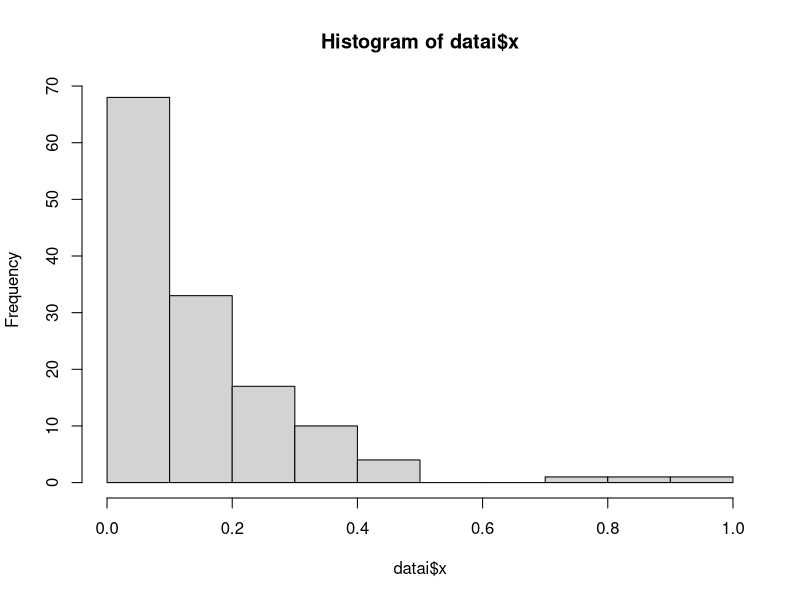

Write the R code that produced this figure. (Note: this script raises an error after producing the figure.)
# Assignment 2, Question 1
datai <- read.csv(file="A2_dataseti.csv", header=TRUE)

hist(datai$x)
data = sort(datai$x)
n = length(xs)
l_est = 1/mean(xs)
l_est

discrepancy = function(data){
  # data = dataset
  n = length(data)
  
  F_u = c(1:n)/n
  F_l = F_u - 1/n
  Fu_diff = abs(pexp(data, l_est) - F_u)
  Fl_diff = abs(pexp(data, l_est) - F_l)
  
  diff = c(Fu_diff, Fl_diff)
  return (max(diff))
}

d = discrepancy(data)
d

KS = function(d, n, m, l) {
  # d = discrepancy
  # n = sample size
  # m = number of iterations
  # l = lambda
  ddots = NULL
  
  F_u = c(1:n)/n
  F_l = F_u - 1/n
  
  for(i in 1:m){
    newdata = sort(rexp(n,l))
    new_l = 1/mean(newdata)
    F = pexp(newdata, new_l)
    U = abs(F_u-F)
    L = abs(F_l-F)
    ddot = max(U, L)
    ddots = c(ddots, ddot)
  }
  
  # p-value
  p = length(ddots[ddots > d])/m
  return(p)
}

p = KS(d, n, 10000, l_est)
p